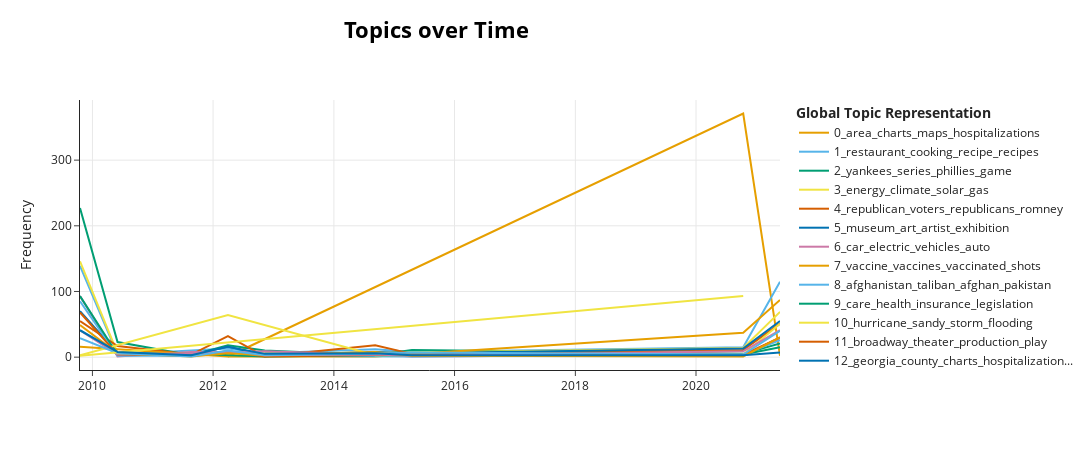

The notebook cell this image was saved under:
### Code cell
topic_model.visualize_topics_over_time(topics_over_time, top_n_topics=20)

### Figure 1 — Plotly figure (JSON) as saved in the notebook; plotly's stock layout.template omitted (floating-point values rounded to 4 significant figures)
{"data": [{"hoverinfo": "text", "hovertext": ["<b>Topic 0</b><br>Words: google, area, zones, shelters, routes", "<b>Topic 0</b><br>Words: area, charts, maps, hospitalizations, deaths", "<b>Topic 0</b><br>Words: ten, defined, economy, pandemic, area"], "marker": {"color": "#E69F00"}, "mode": "lines", "name": "0_area_charts_maps_hospitalizations", "type": "scatter", "x": ["2012-03-30T23:37:51.600000", "2020-10-12T12:09:12.200000", "2021-05-23T04:28:35.100000"], "y": [1, 371, 2]}, {"hoverinfo": "text", "hovertext": ["<b>Topic 1</b><br>Words: restaurant, cooking, recipe, restaurants, wine", "<b>Topic 1</b><br>Words: pumpkin, loko, varieties, lanterns, undrinkable", "<b>Topic 1</b><br>Words: rodizio, meats, parmesan, ribs, chops", "<b>Topic 1</b><br>Words: restaurant, puck, wolfgang, mauvieux, chef", "<b>Topic 1</b><br>Words: asparagus, beans, fresh, lobster, cannellini", "<b>Topic 1</b><br>Words: cuban, peanuts, lime, weeknight, ginger", "<b>Topic 1</b><br>Words: savory, chef, sweet, al, vegetal", "<b>Topic 1</b><br>Words: cooking, sauce, restaurant, chicken, herbs", "<b>Topic 1</b><br>Words: restaurant, recipes, recipe, cooking, melissa"], "marker": {"color": "#56B4E9"}, "mode": "lines", "name": "1_restaurant_cooking_recipe_recipes", "type": "scatter", "x": ["2009-10-17T19:27:08.742000", "2010-06-01T22:39:42.900000", "2011-08-21T07:18:28.700000", "2012-03-30T23:37:51.600000", "2012-11-08T15:57:14.500000", "2014-09-07T16:55:23.200000", "2015-04-18T09:14:46.100000", "2020-10-12T12:09:12.200000", "2021-05-23T04:28:35.100000"], "y": [139, 4, 10, 13, 6, 12, 8, 15, 115]}, {"hoverinfo": "text", "hovertext": ["<b>Topic 2</b><br>Words: yankees, phillies, series, game, world", "<b>Topic 2</b><br>Words: rangers, yankees, game, series, baseball", "<b>Topic 2</b><br>Words: belongs, tatters, olen, steinhauer, parnell", "<b>Topic 2</b><br>Words: yankees, mets, series, shoulder, pineda", "<b>Topic 2</b><br>Words: yankees, mets, series, mariners, scoreboard", "<b>Topic 2</b><br>Words: average, fielder, maddon, cubs, lagares", "<b>Topic 2</b><br>Words: mets, baseball, yankees, homer, royals", "<b>Topic 2</b><br>Words: slugger, lemahieu, tanaka, lindor, masahiro", "<b>Topic 2</b><br>Words: yankees, series, baseball, team, atlanta"], "marker": {"color": "#009E73"}, "mode": "lines", "name": "2_yankees_series_phillies_game", "type": "scatter", "x": ["2009-10-17T19:27:08.742000", "2010-06-01T22:39:42.900000", "2011-08-21T07:18:28.700000", "2012-03-30T23:37:51.600000", "2012-11-08T15:57:14.500000", "2014-09-07T16:55:23.200000", "2015-04-18T09:14:46.100000", "2020-10-12T12:09:12.200000", "2021-05-23T04:28:35.100000"], "y": [227, 23, 3, 18, 10, 3, 11, 5, 21]}, {"hoverinfo": "text", "hovertext": ["<b>Topic 3</b><br>Words: energy, climate, solar, oil, gas", "<b>Topic 3</b><br>Words: emissions, climate, proposition, reining, psychoanalysis", "<b>Topic 3</b><br>Words: environmental, invited, constraints, depoliticize, discretionary", "<b>Topic 3</b><br>Words: greenhouse, climate, oil, sea, posco", "<b>Topic 3</b><br>Words: gas, oil, natural, cicada, tracker", "<b>Topic 3</b><br>Words: berman, energy, solarworld, modules, unguarded", "<b>Topic 3</b><br>Words: energy, climate, drought, change, deceived", "<b>Topic 3</b><br>Words: climate, change, fight, environmental, farmers", "<b>Topic 3</b><br>Words: climate, energy, emissions, change, gas"], "marker": {"color": "#F0E442"}, "mode": "lines", "name": "3_energy_climate_solar_gas", "type": "scatter", "x": ["2009-10-17T19:27:08.742000", "2010-06-01T22:39:42.900000", "2011-08-21T07:18:28.700000", "2012-03-30T23:37:51.600000", "2012-11-08T15:57:14.500000", "2014-09-07T16:55:23.200000", "2015-04-18T09:14:46.100000", "2020-10-12T12:09:12.200000", "2021-05-23T04:28:35.100000"], "y": [146, 6, 4, 7, 6, 6, 7, 14, 69]}, {"hoverinfo": "text", "hovertext": ["<b>Topic 4</b><br>Words: republican, candidate, congressional, republicans, senator", "<b>Topic 4</b><br>Words: republican, voters, senate, midterm, republicans", "<b>Topic 4</b><br>Words: primary, mitt, romney, voters, unifying", "<b>Topic 4</b><br>Words: romney, mitt, voters, polls, republican", "<b>Topic 4</b><br>Words: worded, strongly, marco, rubio, caution", "<b>Topic 4</b><br>Words: senate, nunn, voter, voters, republican", "<b>Topic 4</b><br>Words: voters, alienate, cannon, anemic, bevin", "<b>Topic 4</b><br>Words: filibuster, senate, senator, leader, minority", "<b>Topic 4</b><br>Words: republicans, democrats, republican, senator, voters"], "marker": {"color": "#D55E00"}, "mode": "lines", "name": "4_republican_voters_republicans_romney", "type": "scatter", "x": ["2009-10-17T19:27:08.742000", "2010-06-01T22:39:42.900000", "2011-08-21T07:18:28.700000", "2012-03-30T23:37:51.600000", "2012-11-08T15:57:14.500000", "2014-09-07T16:55:23.200000", "2015-04-18T09:14:46.100000", "2020-10-12T12:09:12.200000", "2021-05-23T04:28:35.100000"], "y": [55, 17, 4, 32, 1, 18, 5, 11, 51]}, {"hoverinfo": "text", "hovertext": ["<b>Topic 5</b><br>Words: museum, art, artist, exhibition, gallery", "<b>Topic 5</b><br>Words: sculpture, art, exhibition, museum, rosado", "<b>Topic 5</b><br>Words: museums, art, diamonds, hotly, pyramid", "<b>Topic 5</b><br>Words: art, museum, galleries, contemporary, renaissance", "<b>Topic 5</b><br>Words: art, serra, multiculturalism, cotter, evisceration", "<b>Topic 5</b><br>Words: museum, flavin, art, paintings, picabia", "<b>Topic 5</b><br>Words: rodin, museum, art, etienne, gustav", "<b>Topic 5</b><br>Words: art, museum, paintings, museums, artist", "<b>Topic 5</b><br>Words: museum, art, painter, artist, museums"], "marker": {"color": "#0072B2"}, "mode": "lines", "name": "5_museum_art_artist_exhibition", "type": "scatter", "x": ["2009-10-17T19:27:08.742000", "2010-06-01T22:39:42.900000", "2011-08-21T07:18:28.700000", "2012-03-30T23:37:51.600000", "2012-11-08T15:57:14.500000", "2014-09-07T16:55:23.200000", "2015-04-18T09:14:46.100000", "2020-10-12T12:09:12.200000", "2021-05-23T04:28:35.100000"], "y": [70, 6, 4, 16, 3, 8, 6, 13, 55]}, {"hoverinfo": "text", "hovertext": ["<b>Topic 6</b><br>Words: car, electric, vehicles, ford, volkswagen", "<b>Topic 6</b><br>Words: firebird, nameplates, bonneville, gto, pontiac", "<b>Topic 6</b><br>Words: auto, automakers, cobra, vehicles, shelby", "<b>Topic 6</b><br>Words: chrysler, car, survey, distancing, transmitter", "<b>Topic 6</b><br>Words: acura, excerpt, gs, rlx, lexus", "<b>Topic 6</b><br>Words: porsche, recalled, garbed, macan, casing", "<b>Topic 6</b><br>Words: randomly, deploy, jeeps, airbags, vans", "<b>Topic 6</b><br>Words: vehicles, electric, gm, fleets, leap", "<b>Topic 6</b><br>Words: electric, cars, vehicles, car, tesla"], "marker": {"color": "#CC79A7"}, "mode": "lines", "name": "6_car_electric_vehicles_auto", "type": "scatter", "x": ["2009-10-17T19:27:08.742000", "2010-06-01T22:39:42.900000", "2011-08-21T07:18:28.700000", "2012-03-30T23:37:51.600000", "2012-11-08T15:57:14.500000", "2014-09-07T16:55:23.200000", "2015-04-18T09:14:46.100000", "2020-10-12T12:09:12.200000", "2021-05-23T04:28:35.100000"], "y": [93, 1, 8, 7, 9, 4, 1, 4, 29]}, {"hoverinfo": "text", "hovertext": ["<b>Topic 7</b><br>Words: vaccine, flu, nurses, vaccines, vaccinations", "<b>Topic 7</b><br>Words: pediatrician, hpv, attitudes, factor, teenage", "<b>Topic 7</b><br>Words: recommends, prevention, older, centers, disease", "<b>Topic 7</b><br>Words: vaccine, vaccines, doses, vaccination, shots", "<b>Topic 7</b><br>Words: vaccine, vaccinated, vaccines, booster, shots"], "marker": {"color": "#E69F00"}, "mode": "lines", "name": "7_vaccine_vaccines_vaccinated_shots", "type": "scatter", "x": ["2009-10-17T19:27:08.742000", "2012-03-30T23:37:51.600000", "2014-09-07T16:55:23.200000", "2020-10-12T12:09:12.200000", "2021-05-23T04:28:35.100000"], "y": [16, 1, 1, 37, 87]}, {"hoverinfo": "text", "hovertext": ["<b>Topic 8</b><br>Words: afghanistan, pakistan, afghan, karzai, taliban", "<b>Topic 8</b><br>Words: balad, ruz, deadlock, deadliest, stirred", "<b>Topic 8</b><br>Words: afghan, drawdown, deteriorates, troop, relocate", "<b>Topic 8</b><br>Words: afghanistan, pakistan, afghan, karzai, weichel", "<b>Topic 8</b><br>Words: lahore, resurrection, reaffirms, nomenclature, rename", "<b>Topic 8</b><br>Words: rukmini, callimachi, hostages, islamic, reporter", "<b>Topic 8</b><br>Words: barrage, condemnation, provoked, rocket, baghdad", "<b>Topic 8</b><br>Words: taliban, deadline, afghanistan, sneakers, shabab", "<b>Topic 8</b><br>Words: taliban, afghanistan, afghan, afghans, military"], "marker": {"color": "#56B4E9"}, "mode": "lines", "name": "8_afghanistan_taliban_afghan_pakistan", "type": "scatter", "x": ["2009-10-17T19:27:08.742000", "2010-06-01T22:39:42.900000", "2011-08-21T07:18:28.700000", "2012-03-30T23:37:51.600000", "2012-11-08T15:57:14.500000", "2014-09-07T16:55:23.200000", "2015-04-18T09:14:46.100000", "2020-10-12T12:09:12.200000", "2021-05-23T04:28:35.100000"], "y": [85, 2, 2, 8, 2, 1, 1, 4, 26]}, {"hoverinfo": "text", "hovertext": ["<b>Topic 9</b><br>Words: health, care, insurance, legislation, medicare", "<b>Topic 9</b><br>Words: care, health, elitism, lauds, intent", "<b>Topic 9</b><br>Words: care, health, starbucks, headway, mapping", "<b>Topic 9</b><br>Words: parkinson, lackluster, hid, starbucks, opted", "<b>Topic 9</b><br>Words: individual, employment, produce, sharp, insurance", "<b>Topic 9</b><br>Words: care, katz, quealy, mentioned, candidates", "<b>Topic 9</b><br>Words: care, affordable, insurance, health, rancor", "<b>Topic 9</b><br>Words: coverage, insurance, enrollment, care, affordable", "<b>Topic 9</b><br>Words: care, health, medicare, act, coverage"], "marker": {"color": "#009E73"}, "mode": "lines", "name": "9_care_health_insurance_legislation", "type": "scatter", "x": ["2009-10-17T19:27:08.742000", "2010-06-01T22:39:42.900000", "2011-08-21T07:18:28.700000", "2012-03-30T23:37:51.600000", "2012-11-08T15:57:14.500000", "2014-09-07T16:55:23.200000", "2015-04-18T09:14:46.100000", "2020-10-12T12:09:12.200000", "2021-05-23T04:28:35.100000"], "y": [93, 4, 5, 3, 1, 3, 3, 4, 15]}, {"hoverinfo": "text", "hovertext": ["<b>Topic 10</b><br>Words: colder, sprinkle, resorts, ski, early", "<b>Topic 10</b><br>Words: sandy, hurricane, storm, power, flooding", "<b>Topic 10</b><br>Words: hurricane, sandy, kilduff, bumbling, vacancies", "<b>Topic 10</b><br>Words: kalimantan, arid, sumatra, newscasters, torrential", "<b>Topic 10</b><br>Words: sur, heavy, rains, collapsed, section", "<b>Topic 10</b><br>Words: hurricane, sandy, storms, storm, fires"], "marker": {"color": "#F0E442"}, "mode": "lines", "name": "10_hurricane_sandy_storm_flooding", "type": "scatter", "x": ["2009-10-17T19:27:08.742000", "2012-03-30T23:37:51.600000", "2014-09-07T16:55:23.200000", "2015-04-18T09:14:46.100000", "2020-10-12T12:09:12.200000", "2021-05-23T04:28:35.100000"], "y": [3, 64, 3, 3, 4, 51]}, {"hoverinfo": "text", "hovertext": ["<b>Topic 11</b><br>Words: broadway, theater, production, play, actor", "<b>Topic 11</b><br>Words: shakespeare, relatable, believable, farcical, lion", "<b>Topic 11</b><br>Words: sets, production, havisham, calming, nailing", "<b>Topic 11</b><br>Words: broadway, theater, actor, april, astoundingly", "<b>Topic 11</b><br>Words: ramone, equivalent, defined, roughly, producer", "<b>Topic 11</b><br>Words: actors, namely, menier, sieber, spinoffs", "<b>Topic 11</b><br>Words: operates, dailies, seatgeek, ticketmaster, overthinking", "<b>Topic 11</b><br>Words: broadway, theater, production, actor, spielberg"], "marker": {"color": "#D55E00"}, "mode": "lines", "name": "11_broadway_theater_production_play", "type": "scatter", "x": ["2009-10-17T19:27:08.742000", "2010-06-01T22:39:42.900000", "2011-08-21T07:18:28.700000", "2012-03-30T23:37:51.600000", "2012-11-08T15:57:14.500000", "2015-04-18T09:14:46.100000", "2020-10-12T12:09:12.200000", "2021-05-23T04:28:35.100000"], "y": [68, 4, 3, 9, 1, 4, 3, 30]}, {"hoverinfo": "text", "hovertext": ["<b>Topic 12</b><br>Words: georgia, county, charts, hospitalizations, maps"], "marker": {"color": "#0072B2"}, "mode": "lines", "name": "12_georgia_county_charts_hospitalization...", "type": "scatter", "x": ["2020-10-12T12:09:12.200000"], "y": [122]}, {"hoverinfo": "text", "hovertext": ["<b>Topic 13</b><br>Words: rock, album, roll, songs, fame", "<b>Topic 13</b><br>Words: album, buena, roseland, afrocubism, propulsive", "<b>Topic 13</b><br>Words: minaj, album, band, stallings, pikelny", "<b>Topic 13</b><br>Words: album, columbia, bob, records, thoughtul", "<b>Topic 13</b><br>Words: sidewalks, knuckles, gig, supremes, reunited", "<b>Topic 13</b><br>Words: og, lottie, hex, retooled, seegers", "<b>Topic 13</b><br>Words: stardom, delirium, edm, defames, readying", "<b>Topic 13</b><br>Words: music, pioneers, tracks, recordings, album", "<b>Topic 13</b><br>Words: album, tracks, rock, songs, music"], "marker": {"color": "#CC79A7"}, "mode": "lines", "name": "13_album_rock_songs_music", "type": "scatter", "x": ["2009-10-17T19:27:08.742000", "2010-06-01T22:39:42.900000", "2011-08-21T07:18:28.700000", "2012-03-30T23:37:51.600000", "2012-11-08T15:57:14.500000", "2014-09-07T16:55:23.200000", "2015-04-18T09:14:46.100000", "2020-10-12T12:09:12.200000", "2021-05-23T04:28:35.100000"], "y": [41, 4, 6, 8, 3, 4, 2, 9, 41]}, {"hoverinfo": "text", "hovertext": ["<b>Topic 14</b><br>Words: halloween, costume, costumes, treats, whitney", "<b>Topic 14</b><br>Words: halloween, neighborhood, ghastly, ringling, manor", "<b>Topic 14</b><br>Words: fools, prank, eminence, pre, april", "<b>Topic 14</b><br>Words: halloween, damper, pagan, distinctively, costume", "<b>Topic 14</b><br>Words: easter, baptisms, crucifixions, continuation, natalie", "<b>Topic 14</b><br>Words: halloween, costumes, halloweens, fantasies, revelers", "<b>Topic 14</b><br>Words: frontwoman, heroines, niagara, monsters, costumed", "<b>Topic 14</b><br>Words: feasts, diaspora, bending, lunar, vietnamese", "<b>Topic 14</b><br>Words: halloween, holiday, costume, sleep, tradition"], "marker": {"color": "#E69F00"}, "mode": "lines", "name": "14_halloween_costume_costumes_holiday", "type": "scatter", "x": ["2009-10-17T19:27:08.742000", "2010-06-01T22:39:42.900000", "2011-08-21T07:18:28.700000", "2012-03-30T23:37:51.600000", "2012-11-08T15:57:14.500000", "2014-09-07T16:55:23.200000", "2015-04-18T09:14:46.100000", "2020-10-12T12:09:12.200000", "2021-05-23T04:28:35.100000"], "y": [49, 6, 1, 6, 3, 8, 2, 1, 30]}, {"hoverinfo": "text", "hovertext": ["<b>Topic 15</b><br>Words: china, chinese, salute, passing, lama", "<b>Topic 15</b><br>Words: china, communists, mines, jitters, spilled", "<b>Topic 15</b><br>Words: hobbled, rebellion, taiping, dynasty, shaped", "<b>Topic 15</b><br>Words: china, chinese, chen, region, rights", "<b>Topic 15</b><br>Words: inroads, slavery, richer, capitalism, destined", "<b>Topic 15</b><br>Words: china, hong, kongers, jeou, ying", "<b>Topic 15</b><br>Words: chinese, partnerships, china, ties, reshaped", "<b>Topic 15</b><br>Words: presage, covert, wangchuk, tashi, repressed", "<b>Topic 15</b><br>Words: china, chinese, beijing, taiwan, crackdown"], "marker": {"color": "#56B4E9"}, "mode": "lines", "name": "15_china_chinese_beijing_taiwan", "type": "scatter", "x": ["2009-10-17T19:27:08.742000", "2010-06-01T22:39:42.900000", "2011-08-21T07:18:28.700000", "2012-03-30T23:37:51.600000", "2012-11-08T15:57:14.500000", "2014-09-07T16:55:23.200000", "2015-04-18T09:14:46.100000", "2020-10-12T12:09:12.200000", "2021-05-23T04:28:35.100000"], "y": [29, 6, 1, 10, 3, 5, 7, 4, 40]}, {"hoverinfo": "text", "hovertext": ["<b>Topic 16</b><br>Words: kentucky, county, charts, hospitalizations, maps"], "marker": {"color": "#009E73"}, "mode": "lines", "name": "16_kentucky_county_charts_hospitalizatio...", "type": "scatter", "x": ["2020-10-12T12:09:12.200000"], "y": [99]}, {"hoverinfo": "text", "hovertext": ["<b>Topic 17</b><br>Words: feinberg, vital, kenneth, nebraska, data", "<b>Topic 17</b><br>Words: nebraska, county, charts, hospitalizations, maps"], "marker": {"color": "#F0E442"}, "mode": "lines", "name": "17_nebraska_county_charts_hospitalizatio...", "type": "scatter", "x": ["2009-10-17T19:27:08.742000", "2020-10-12T12:09:12.200000"], "y": [2, 93]}, {"hoverinfo": "text", "hovertext": ["<b>Topic 18</b><br>Words: kansas, county, charts, hospitalizations, maps"], "marker": {"color": "#D55E00"}, "mode": "lines", "name": "18_kansas_county_charts_hospitalizations", "type": "scatter", "x": ["2020-10-12T12:09:12.200000"], "y": [93]}, {"hoverinfo": "text", "hovertext": ["<b>Topic 19</b><br>Words: knicks, celtics, magic, larry, isiah", "<b>Topic 19</b><br>Words: knicks, stoudemire, amar, heat, dwyane", "<b>Topic 19</b><br>Words: knicks, bird, magic, groin, baron", "<b>Topic 19</b><br>Words: basketball, knicks, celtics, lebron, stoudemire", "<b>Topic 19</b><br>Words: knicks, lebron, streak, james, celtics", "<b>Topic 19</b><br>Words: lebron, james, cleveland, knicks, game", "<b>Topic 19</b><br>Words: basketball, association, pjt, rebounder, grantland", "<b>Topic 19</b><br>Words: draft, toney, scooping, kadarius, fleecing", "<b>Topic 19</b><br>Words: basketball, allen, ray, golden, player"], "marker": {"color": "#0072B2"}, "mode": "lines", "name": "19_knicks_celtics_basketball_lebron", "type": "scatter", "x": ["2009-10-17T19:27:08.742000", "2010-06-01T22:39:42.900000", "2011-08-21T07:18:28.700000", "2012-03-30T23:37:51.600000", "2012-11-08T15:57:14.500000", "2014-09-07T16:55:23.200000", "2015-04-18T09:14:46.100000", "2020-10-12T12:09:12.200000", "2021-05-23T04:28:35.100000"], "y": [41, 8, 3, 16, 5, 6, 3, 3, 7]}], "layout": {"height": 450, "hoverlabel": {"bgcolor": "white", "font": {"family": "Rockwell", "size": 16}}, "legend": {"title": {"text": "<b>Global Topic Representation"}}, "title": {"font": {"color": "Black", "size": 22}, "text": "<b>Topics over Time", "x": 0.4, "xanchor": "center", "y": 0.95, "yanchor": "top"}, "width": 1250, "xaxis": {"showgrid": true}, "yaxis": {"showgrid": true, "title": {"text": "Frequency"}}}}
